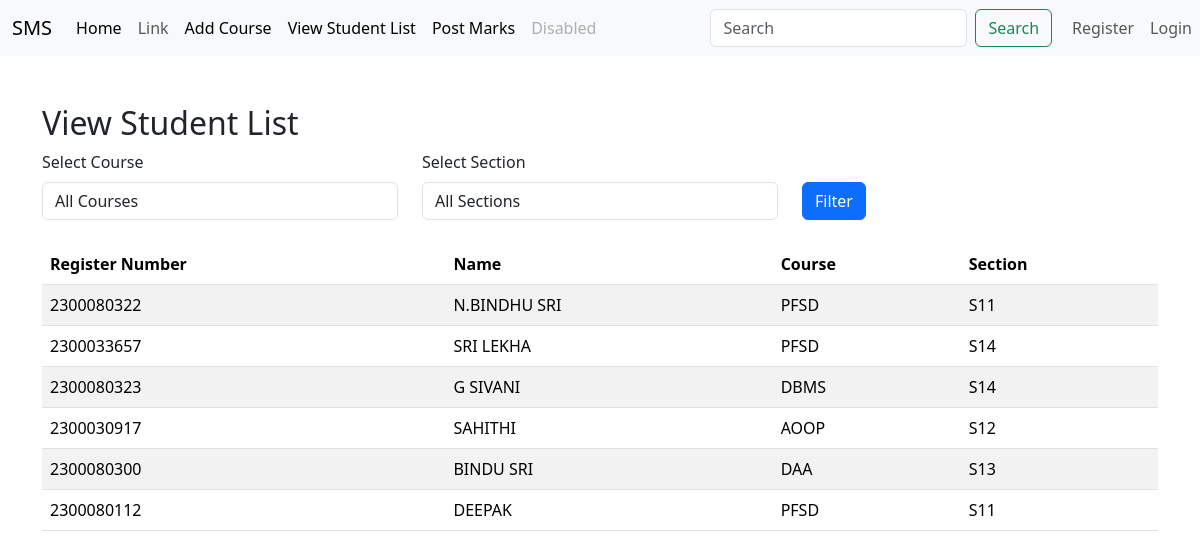
The app's page /facultyapp/view_student_list/ with its own data.
### adminapp/models.py (models this page shows, shortened)
class StudentList(models.Model):
    Register_Number = models.CharField(max_length=20, unique=True)
    Name = models.CharField(max_length=100)
    user = models.OneToOneField(User, on_delete=models.CASCADE, null=True)

### facultyapp/models.py (models this page shows, shortened)
class AddCourse(models.Model):
    COURSE_CHOICES = [
        ('AOOP', 'Advanced Object Oriented Programming'),
        ('PFSD', 'Python Full Stack Development'),
        ('DBMS', 'Database Management System'),
        ('DAA', 'Design and Analysis of Algorithms'),
    ]
    SECTION_CHOICES = [
        ('S11', 'Section S11'),
        ('S12', 'Section S12'),
        ('S13', 'Section S13'),
        ('S14', 'Section S14'),
        ('S15', 'Section S15'),
    ]
    student = models.ForeignKey(StudentList, on_delete=models.CASCADE)
    course = models.CharField(max_length=50, choices=COURSE_CHOICES)
    section = models.CharField(max_length=50, choices=SECTION_CHOICES)

### facultyapp/views.py (the view)
# urls.py: path('view_student_list/', views.view_student_list, name='view_student_list'),
def view_student_list(request):
    course = request.GET.get('course')
    section = request.GET.get('section')
    student_courses = AddCourse.objects.all()
    if course:
        student_courses = student_courses.filter(course=course)
    if section:
        student_courses = student_courses.filter(section=section)
    students = StudentList.objects.filter(id__in=student_courses.values('student_id'))
    course_choices = AddCourse.COURSE_CHOICES
    section_choices = AddCourse.SECTION_CHOICES
    context = {
        'students': students,
        'course_choices': course_choices,
        'section_choices': section_choices,
        'selected_course': course,
        'selected_section': section,
    }
    return render(request, 'facultyapp/view_student_list.html', context)

### templates/facultyapp/view_student_list.html (shortened to what this page needs)
{% extends 'Navbar/FacultyNavbar.html' %}
{% load static %}
{% block body %}
    <div class="container mt-5">
        <h2>View Student List</h2>
        <form method="get" class="mb-4">
            <div class="row">
                <div class="col-md-4">
                    <label for="course" class="form-label">Select Course</label>
                    <select name="course" id="course" class="form-control">
                        <option value="">All Courses</option>
                    </select>
                </div>
                <div class="col-md-4">
                    <label for="section" class="form-label">Select Section</label>
                    <select name="section" id="section" class="form-control">
                        <option value="">All Sections</option>
                    </select>
                </div>
                <div class="col-md-4 mt-4">
                    <button type="submit" class="btn btn-primary mt-2">Filter</button>
                </div>
            </div>
        </form>
        <table class="table table-striped">
            <thead>
                <tr>
                    <th>Register Number</th>
                    <th>Name</th>
                    <th>Course</th>
                    <th>Section</th>
                </tr>
            </thead>
            <tbody>
                {% if students %}
                    {% for student in students %}
                        <tr>
                            <td>{{ student.Register_Number }}</td>
                            <td>{{ student.Name }}</td>
                            <td>{{ student.addcourse_set.first.course }}</td>
                            <td>{{ student.addcourse_set.first.section }}</td>
                        </tr>
                    {% endfor %}
                {% else %}
                    <tr>
                        <td colspan="4" class="text-center">No students found.</td>
                    </tr>
                {% endif %}
            </tbody>
        </table>
    </div>
{% endblock %}

### records on screen
StudentList: Register_Number "2300080322", Name "N.BINDHU SRI", addcourse_set.first.course "PFSD", addcourse_set.first.section "S11"
StudentList: Register_Number "2300033657", Name "SRI LEKHA", addcourse_set.first.course "PFSD", addcourse_set.first.section "S14"
StudentList: Register_Number "2300080323", Name "G SIVANI", addcourse_set.first.course "DBMS", addcourse_set.first.section "S14"
StudentList: Register_Number "2300030917", Name "SAHITHI", addcourse_set.first.course "AOOP", addcourse_set.first.section "S12"
StudentList: Register_Number "2300080300", Name "BINDU SRI", addcourse_set.first.course "DAA", addcourse_set.first.section "S13"
StudentList: Register_Number "2300080112", Name "DEEPAK", addcourse_set.first.course "PFSD", addcourse_set.first.section "S11"
